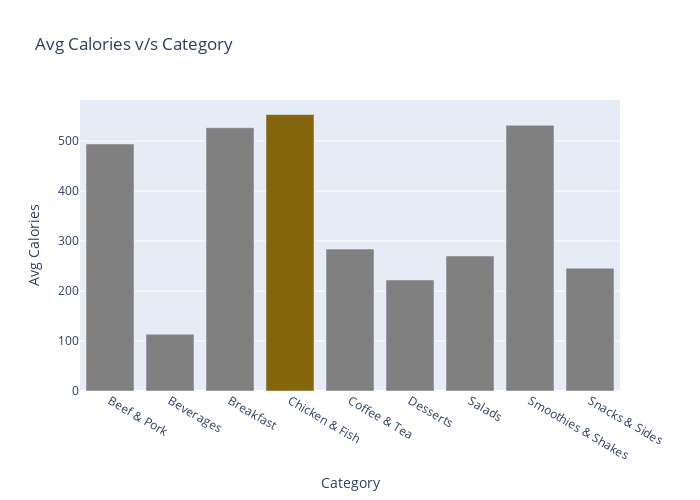

The cell this chart's notebook holds for it:
### Code cell
calories=pd.DataFrame(df.groupby('Category')['Calories'].mean())
colors=['gray']*9
colors[3]='#85660D'
fig=go.Figure(data=go.Bar(                #plotly.graph_objects as go
    x=calories.index,
    y=calories['Calories'],
    marker_color=colors
))
fig.update_layout(width=700, height=500, title='Avg Calories v/s Category')
fig.update_xaxes(title='Category')
fig.update_yaxes(title='Avg Calories')
fig.show()
# pio.write_html(fig, file="embedGraphInYourWebsite/avgCalVsCategory.html", auto_open=True)

### Figure 1 — Plotly figure (JSON) as saved in the notebook; plotly's stock layout.template omitted (floating-point values rounded to 4 significant figures)
{"data": [{"marker": {"color": ["gray", "gray", "gray", "#85660D", "gray", "gray", "gray", "gray", "gray"]}, "type": "bar", "x": ["Beef & Pork", "Beverages", "Breakfast", "Chicken & Fish", "Coffee & Tea", "Desserts", "Salads", "Smoothies & Shakes", "Snacks & Sides"], "y": [494, 113.7, 526.7, 553.0, 283.9, 222.1, 270, 531.4, 245.8]}], "layout": {"height": 500, "title": {"text": "Avg Calories v/s Category"}, "width": 700, "xaxis": {"title": {"text": "Category"}}, "yaxis": {"title": {"text": "Avg Calories"}}}}
